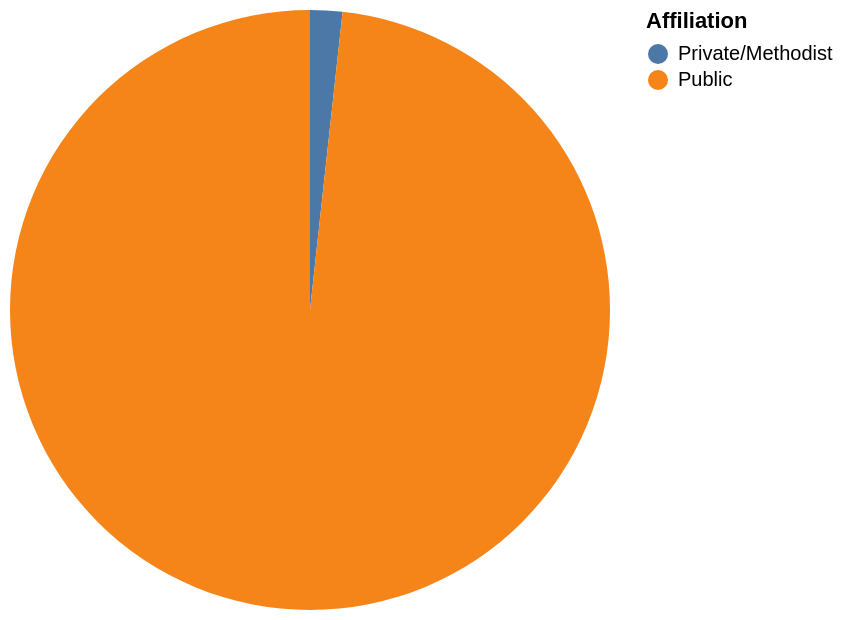

Vega-Lite specification stored for this chart:
### Vega-Lite specification from a JSON file in a GitHub repository (floating-point values rounded to 4 significant figures)
{"data": {"values": [{"x_data": "Private/Methodist", "y_data": 2100}, {"x_data": "Public", "y_data": 119027}]}, "mark": "arc", "encoding": {"theta": {"field": "y_data", "type": "quantitative", "title": "sum(enrollment)"}, "color": {"field": "x_data", "type": "nominal", "title": "Affiliation"}}}
